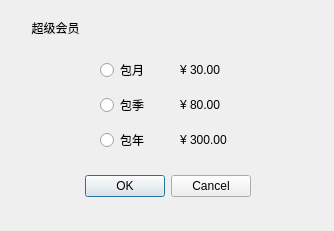
<?xml version="1.0" encoding="UTF-8"?>
<ui version="4.0">
 <class>VIPregist</class>
 <widget class="QDialog" name="VIPregist">
  <property name="geometry">
   <rect>
    <x>0</x>
    <y>0</y>
    <width>334</width>
    <height>231</height>
   </rect>
  </property>
  <property name="maximumSize">
   <size>
    <width>334</width>
    <height>231</height>
   </size>
  </property>
  <property name="windowTitle">
   <string>Dialog</string>
  </property>
  <widget class="QDialogButtonBox" name="buttonBox">
   <property name="geometry">
    <rect>
     <x>80</x>
     <y>170</y>
     <width>171</width>
     <height>32</height>
    </rect>
   </property>
   <property name="cursor">
    <cursorShape>PointingHandCursor</cursorShape>
   </property>
   <property name="orientation">
    <enum>Qt::Horizontal</enum>
   </property>
   <property name="standardButtons">
    <set>QDialogButtonBox::Cancel|QDialogButtonBox::Ok</set>
   </property>
  </widget>
  <widget class="QRadioButton" name="radioButton">
   <property name="geometry">
    <rect>
     <x>100</x>
     <y>50</y>
     <width>61</width>
     <height>40</height>
    </rect>
   </property>
   <property name="cursor">
    <cursorShape>PointingHandCursor</cursorShape>
   </property>
   <property name="text">
    <string>包月</string>
   </property>
  </widget>
  <widget class="QRadioButton" name="radioButton_2">
   <property name="geometry">
    <rect>
     <x>100</x>
     <y>85</y>
     <width>61</width>
     <height>40</height>
    </rect>
   </property>
   <property name="cursor">
    <cursorShape>PointingHandCursor</cursorShape>
   </property>
   <property name="text">
    <string>包季</string>
   </property>
  </widget>
  <widget class="QRadioButton" name="radioButton_3">
   <property name="geometry">
    <rect>
     <x>100</x>
     <y>120</y>
     <width>61</width>
     <height>40</height>
    </rect>
   </property>
   <property name="cursor">
    <cursorShape>PointingHandCursor</cursorShape>
   </property>
   <property name="text">
    <string>包年</string>
   </property>
  </widget>
  <widget class="QLabel" name="label">
   <property name="geometry">
    <rect>
     <x>180</x>
     <y>50</y>
     <width>72</width>
     <height>40</height>
    </rect>
   </property>
   <property name="text">
    <string>¥ 30.00</string>
   </property>
  </widget>
  <widget class="QLabel" name="label_2">
   <property name="geometry">
    <rect>
     <x>180</x>
     <y>85</y>
     <width>72</width>
     <height>40</height>
    </rect>
   </property>
   <property name="text">
    <string>¥ 80.00</string>
   </property>
  </widget>
  <widget class="QLabel" name="label_3">
   <property name="geometry">
    <rect>
     <x>180</x>
     <y>120</y>
     <width>72</width>
     <height>40</height>
    </rect>
   </property>
   <property name="text">
    <string>¥ 300.00</string>
   </property>
  </widget>
  <widget class="QLabel" name="label_4">
   <property name="geometry">
    <rect>
     <x>15</x>
     <y>15</y>
     <width>81</width>
     <height>26</height>
    </rect>
   </property>
   <property name="text">
    <string>超级会员</string>
   </property>
   <property name="alignment">
    <set>Qt::AlignCenter</set>
   </property>
  </widget>
 </widget>
 <resources/>
 <connections>
  <connection>
   <sender>buttonBox</sender>
   <signal>accepted()</signal>
   <receiver>VIPregist</receiver>
   <slot>accept()</slot>
   <hints>
    <hint type="sourcelabel">
     <x>300</x>
     <y>214</y>
    </hint>
    <hint type="destinationlabel">
     <x>157</x>
     <y>258</y>
    </hint>
   </hints>
  </connection>
  <connection>
   <sender>buttonBox</sender>
   <signal>rejected()</signal>
   <receiver>VIPregist</receiver>
   <slot>reject()</slot>
   <hints>
    <hint type="sourcelabel">
     <x>300</x>
     <y>220</y>
    </hint>
    <hint type="destinationlabel">
     <x>286</x>
     <y>258</y>
    </hint>
   </hints>
  </connection>
 </connections>
</ui>
